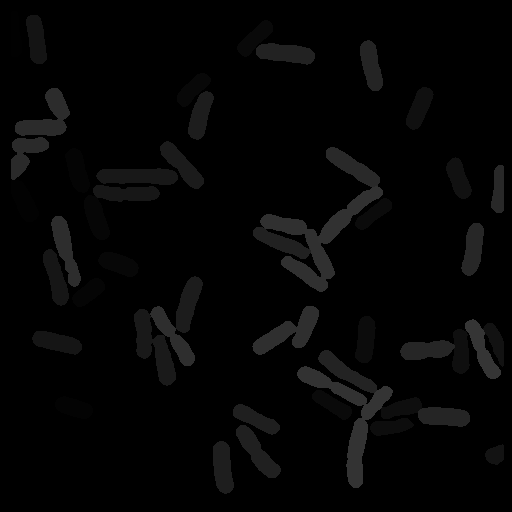
#> input picture FISH/raw_annotations/raw_masks/0000.png, 512 x 512 px, found by its file name; the run also reads 1 picture not shown here
$ jupyter execute --allow-errors qualitative-analysis.ipynb   (shell and % lines are left out)
#> lines starting #> are read from the running program, lines starting #| are printed output that depends on the picture; after the words box and inside, x2 and y2 are one past the last pixel; in counts of white or black regions, pixels touching at a corner belong together
### utils/dirtools.py
import os
import glob
import random


# [23 lines left out: function create_image_lists, not called in this run]


def write_path_files(file_path, list):
    with open(file_path, 'w') as myfile:
        for line in list:
            myfile.write(line + '\n')


# [4 lines left out: function write_path_files2, not called in this run]


def setup_working_directories(config_vars):
    ## Expected raw data directories:
    config_vars["raw_images_dir"] = os.path.join(config_vars["root_directory"], 'raw_images/')
    config_vars["raw_annotations_dir"] = os.path.join(config_vars["root_directory"], 'raw_annotations/')

    ## Transformed data directories:
    config_vars["normalized_images_dir"] = os.path.join(config_vars["root_directory"], 'norm_images/')
    config_vars["boundary_labels_dir"] = os.path.join(config_vars["root_directory"], 'boundary_labels/')

    return config_vars


def read_data_partitions(config_vars, load_augmented=True):
    with open(config_vars["path_files_training"]) as f:
        training_files = f.read().splitlines()
        # if config_vars["max_training_images"] > 0:
        #     random.shuffle(training_files)
        #     training_files = training_files[0:config_vars["max_training_images"]]

    with open(config_vars["path_files_validation"]) as f:
        validation_files = f.read().splitlines()

    with open(config_vars["path_files_test"]) as f:
        test_files = f.read().splitlines()

    # Add augmented images to the training list
    if load_augmented:
        files = glob.glob(config_vars["root_directory"] + "norm_images/*_aug_*.png")
        files = [f.split("/")[-1] for f in files]
        if config_vars["max_training_images"] > 0:
            augmented = []
            for trf in training_files:
                augmented += [f for f in files if f.startswith(trf.split(".")[0])]
            training_files += augmented
        else:
            training_files += files

    partitions = {
        "training": training_files,
        "validation": validation_files,
        "test": test_files
    }

    return partitions


def setup_experiment(config_vars, tag):
    # Output dirs
    config_vars["experiment_dir"] = os.path.join(config_vars["root_directory"], "experiments/" + tag + "/out/")
    config_vars["probmap_out_dir"] = os.path.join(config_vars["experiment_dir"], "prob/")
    config_vars["labels_out_dir"] = os.path.join(config_vars["experiment_dir"], "segm/")

    ## Split files
    config_vars["path_files_training"] = os.path.join(config_vars["root_directory"], "experiments/" + tag, 'training.txt')
    config_vars["path_files_validation"] = os.path.join(config_vars["root_directory"], "experiments/" + tag, 'validation.txt')
    config_vars["path_files_test"] = os.path.join(config_vars["root_directory"], "experiments/" + tag, 'test.txt')

    # Files
    config_vars["model_file"] = config_vars["root_directory"] + "experiments/" + tag + "/model.hdf5"
    config_vars["csv_log_file"] = config_vars["root_directory"] + "experiments/" + tag + "/log.csv"

    # Make output directories
    os.makedirs(config_vars["experiment_dir"], exist_ok=True)
    os.makedirs(config_vars["probmap_out_dir"], exist_ok=True)
    os.makedirs(config_vars["labels_out_dir"], exist_ok=True)

    return config_vars

### utils/bltools.py
import numpy as np
import utils.evaluation
import matplotlib.pyplot as plt

def remove(pred_label, cb):
    # how to use filter to constrain not removing big nucleus
    out = pred_label.copy()
    out_f = out.ravel()  # flatten out
    component_sizes = np.bincount(out_f)
    cb_ = cb
#     cb_ = []
#     for c in cb:
#         if component_sizes[c] < 400:  # 357 this should be larger???
#             cb_.append(c)

    for i in range(out.shape[0]):
        for j in range(out.shape[1]):
            for c in cb_:
                if out[i, j] == c:
                    out[i, j] = 0

    return out

def remove_border(pred_label, border=6):
    # find the classes of the partial nuclei which located on the border
    # traverse the border
    cb = set()
    for i in range(512):
        # [8 lines of commented-out code are left out]
        if np.sum(pred_label[i, :border]) > 0:
            for x in pred_label[i, :(border-1)]:
                cb.add(x)
        if np.sum(pred_label[:border, i]) > 0:
            for x in pred_label[:(border-1), i]:
                cb.add(x)
        if np.sum(pred_label[i, (511-border):]) != 0:
            for x in pred_label[i, (511-border+1):]:
                cb.add(x)
        if np.sum(pred_label[(511-border):, i]) != 0:
            for x in pred_label[(511-border+1):, i]:
                cb.add(x)

    # change these classes to 0 as background
    return remove(pred_label, cb)

def show(ground_truth, prediction, threshold=0.7, image_name="N"):
    # Compute Intersection over Union
    IOU = utils.evaluation.intersection_over_union(ground_truth, prediction)

    # Create diff map
    diff = np.zeros(ground_truth.shape + (3,))  # become 3 channels
    diff2 = np.zeros(ground_truth.shape + (3,))  # become 3 channels

    A = ground_truth.copy()
    B = prediction.copy()
    A[A > 0] = 1
    B[B > 0] = 1
#     D = A - B
#     diff2[D > 0, 0] = 1
#     diff2[D < 0, 2] = 1

    # Object-level errors
    C = IOU.copy()
    C[C >= threshold] = 1
    C[C < threshold] = 0
    missed = np.where(np.sum(C, axis=1) == 0)[0]
    extra = np.where(np.sum(C, axis=0) == 0)[0]
    # print('miss label: {}'.format(missed))
    # print('extra label: {}'.format(extra))

    for m in missed:
        diff[ground_truth == m+1, 0] = 1
    for e in extra:
        diff[prediction == e+1, 2] = 1

    matches = IOU > 0.3  # why here only use 0.1, 0.4 or 0.5 seems more reasonable
    merges = np.where(np.sum(matches, axis=0) > 1)[0]  # pred label <-> 2 gt
    splits = np.where(np.sum(matches, axis=1) > 1)[0]  # gt <-> 2 pred

    for m in merges:
        diff2[prediction == m+1, 0] = 1
    for s in splits:
        diff2[ground_truth == s+1, 2] = 1

    # Display figures
    fig, ax = plt.subplots(1, 4, figsize=(20,5))
    fig.suptitle(image_name)
    ax[0].imshow(ground_truth)
    ax[0].set_title("Ground Truth objects: " + str(len(np.unique(ground_truth))))
    ax[1].imshow(diff)
    ax[1].set_title("Segment errors: miss {}, extra {}.".format(str(len(missed)), str(len(extra))))
    ax[2].imshow(prediction)
    ax[2].set_title("Predict objects:" + str(len(np.unique(prediction))))
    ax[3].imshow(diff2)
    ax[3].set_title("Segment errors: mergers {}, splits {}.".format(str(len(merges)), str(len(splits))))
#     ax[4].imshow(IOU)
#     ax[4].set_title(image_name + " IOU")

### utils/evaluation.py
import numpy as np
import pandas as pd


def intersection_over_union(ground_truth, prediction):
    # Count objects
    true_objects = len(np.unique(ground_truth))
    pred_objects = len(np.unique(prediction))

    # Compute intersection
    h = np.histogram2d(ground_truth.flatten(), prediction.flatten(), bins=(true_objects, pred_objects))
    intersection = h[0]

    # Area of objects
    area_true = np.histogram(ground_truth, bins=true_objects)[0]
    area_pred = np.histogram(prediction, bins=pred_objects)[0]

    # Calculate union
    area_true = np.expand_dims(area_true, -1)
    area_pred = np.expand_dims(area_pred, 0)
    union = area_true + area_pred - intersection

    # Exclude background from the analysis
    intersection = intersection[1:, 1:]
    union = union[1:, 1:]

    # Compute Intersection over Union
    union[union == 0] = 1e-9
    IOU = intersection / union

    return IOU


# [90 lines left out: functions measures_at, compute_af1_results, get_false_negatives, get_splits_and_merges, num_analysis, not called in this run]

### qualitative-analysis.ipynb
[cell 1]

import os
import random
import shutil

import matplotlib.pyplot as plt
import numpy as np
import pandas as pd
import seaborn as sb

from tqdm import tqdm

import skimage.io
import skimage.segmentation
import skimage.morphology

# import sys
# __file__ = 'full_experiment.ipynb'
# sys.path.append(os.path.dirname(os.path.dirname(os.path.abspath(__file__))))

import utils.dirtools  # utils package should has __init__.py in it
import utils.augmentation
import utils.model_builder
import utils.data_provider
import utils.metrics
import utils.objectives
import utils.evaluation
from utils.bltools import remove_border, show

import keras.backend
import keras.callbacks
import keras.layers
import keras.models
import keras.optimizers
import tensorflow as tf

from config import config_vars

def warn(*args, **kwargs):
    pass
import warnings
warnings.warn = warn

def empty_dir(folder):
    print('empty directory: ', folder)
    for the_file in os.listdir(folder):
        file_path = os.path.join(folder, the_file)
        try:
            if os.path.isfile(file_path):
                os.unlink(file_path)
            elif os.path.isdir(file_path): shutil.rmtree(file_path)
        except Exception as e:
            print(e)

### KERAS GPU SETTING
# os.environ["CUDA_VISIBLE_DEVICES"] = "2"

# # build session running on GPU 1
# configuration = tf.ConfigProto()
# configuration.gpu_options.allow_growth = True
# # configuration.gpu_options.visible_device_list = "0, 1"
# session = tf.Session(config = configuration)

# # apply session
# keras.backend.set_session(session)

[cell 2]
config_vars["root_directory"] = 'DATA/FISH/'
experiment_name = '26' ###

config_vars = utils.dirtools.setup_working_directories(config_vars)
config_vars = utils.dirtools.setup_experiment(config_vars, experiment_name)
os.makedirs(config_vars["normalized_images_dir"], exist_ok=True)
os.makedirs(config_vars["boundary_labels_dir"], exist_ok=True)

[cell 3]
config_vars["mat_label_dir"] = 'DATA/FISH/raw_annotations/raw_masks/'

[cell 4]
valid_list = os.listdir(config_vars["mat_label_dir"])
valid_list = sorted([x for x in valid_list if x.endswith('png')])

list_train = []
list_test = []
list_valid = valid_list

# [7 lines of commented-out code are left out]


utils.dirtools.write_path_files(config_vars["path_files_training"], list_train)
utils.dirtools.write_path_files(config_vars["path_files_validation"], list_valid)
utils.dirtools.write_path_files(config_vars["path_files_test"], list_test)

# read txt file into dict partitions with 3 list for train/valid/test
data_partitions = utils.dirtools.read_data_partitions(config_vars, load_augmented=False)

[cell 5]
# SHOW RESULTS and COMPARISON

compare_dir = config_vars["labels_out_dir"]  ### labels_out_dir  mat_label_dir
all_images = data_partitions["validation"]

for i, image_name in enumerate(all_images):
    img_filename = os.path.join(config_vars["raw_annotations_dir"], image_name)
    ground_truth = skimage.io.imread(img_filename)
#> ground_truth is the input picture: shape (512, 512); min 0, max 53, mean 4.7
    pred_filename = os.path.join(compare_dir, image_name)
    prediction = skimage.io.imread(pred_filename)

    ground_truth = remove_border(ground_truth)
#> after the loop in remove_border, `for i in range(512):`: cb = 0 items
#> in remove, `component_sizes = np.bincount(out_f)`: component_sizes = 54 values, max 220983 at index 0, min 291 at index 19, mean 4854.5
    prediction = remove_border(prediction)

    ground_truth = skimage.morphology.label(ground_truth)
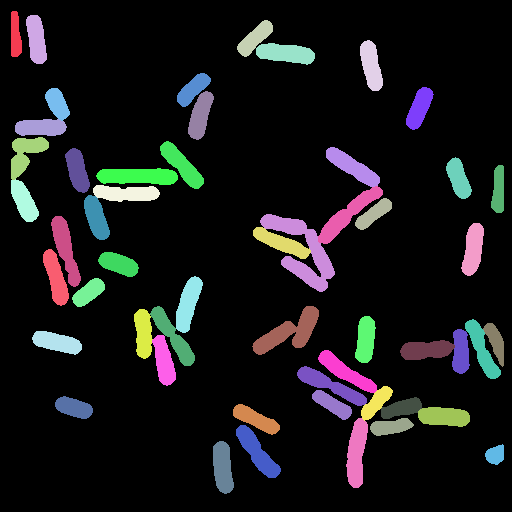
#> ground_truth: shape (512, 512) int64; 54 distinct labels, from 0 to 53; one colour per label, 0 black
    prediction = skimage.morphology.label(prediction)

    # Apply object dilation
    if config_vars["object_dilation"] > 0:
        struct = skimage.morphology.square(config_vars["object_dilation"])
        prediction = skimage.morphology.dilation(prediction, struct)
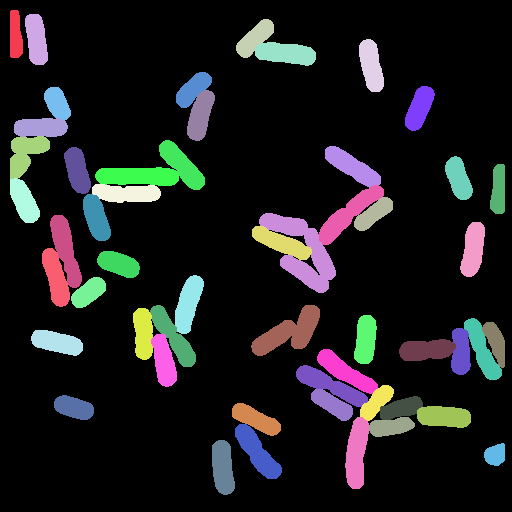
#> prediction: shape (512, 512) int64; 54 distinct labels, from 0 to 53; one colour per label, 0 black
    elif config_vars["object_dilation"] < 0:
        struct = skimage.morphology.square(-config_vars["object_dilation"])
        prediction = skimage.morphology.erosion(prediction, struct)

    show(ground_truth, prediction, image_name=image_name)
#> in intersection_over_union, `true_objects = len(np.unique(ground_truth))`: true_objects = 54
#> in intersection_over_union, `intersection = h[0]`:
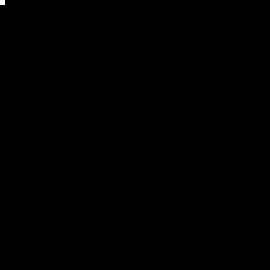
#> intersection: shape (54, 54) float64 (shown 5 times larger); min 0, max 212476, mean 89.9; drawn with min black and max white
#> in intersection_over_union, `area_true = np.histogram(ground_truth, bins=true_objects)[0]`: area_true = 54 values, max 220983 at index 0, min 291 at index 53, mean 4854.5
#> in intersection_over_union, `area_pred = np.histogram(prediction, bins=pred_objects)[0]`: area_pred = 54 values, max 212476 at index 0, min 375 at index 53, mean 4854.5
#> in intersection_over_union, `union = area_true + area_pred - intersection`:
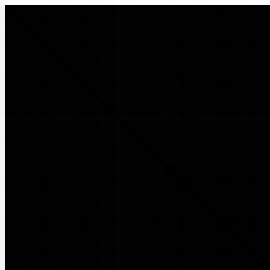
#> union: shape (54, 54) float64 (shown 5 times larger); min 375, max 223017, mean 9619.1; drawn with min black and max white
#> in intersection_over_union, `union = union[1:, 1:]`:
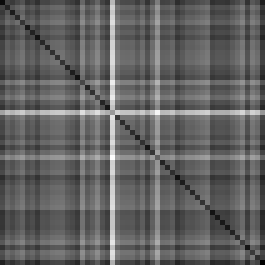
#> union: shape (53, 53) float64 (shown 5 times larger); min 375, max 3815, mean 1699.1; drawn with min black and max white
#> in show, `A[A > 0] = 1`:
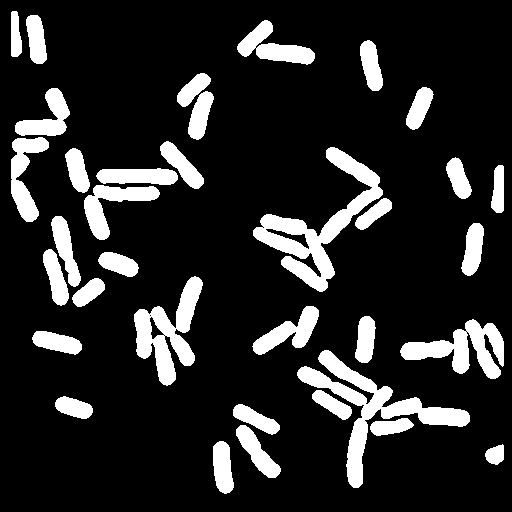
#> A: shape (512, 512) int64; values 0 (black) and 1 (white), 15.7% white; 35 white regions, largest, box (x1, y1, x2, y2) and area: (253, 147, 383, 292) 4827, (297, 350, 470, 488) 4781, (134, 276, 203, 386) 3261
#> in show, `B[B > 0] = 1`:
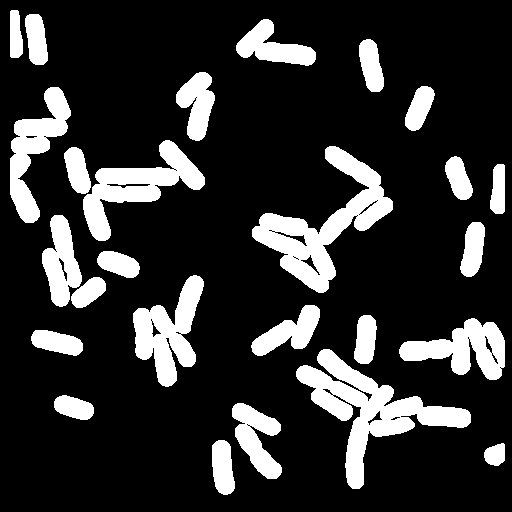
#> B: shape (512, 512) int64; values 0 (black) and 1 (white), 18.9% white; 26 white regions, largest, box (x1, y1, x2, y2) and area: (296, 349, 471, 489) 7111, (252, 146, 393, 293) 6492, (83, 140, 205, 241) 4305
#> in show, `C[C >= threshold] = 1`:
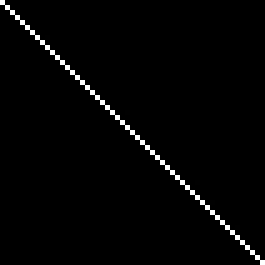
#> C: shape (53, 53) float64 (shown 5 times larger); min 0, max 1, mean 0.0189
#> in show, `C[C < threshold] = 0`: C: shape (53, 53) float64; values 0 (black) and 1 (white), 1.9% white in thin lines or dots
#> in show, `missed = np.where(np.sum(C, axis=1) == 0)[0]`: missed = empty array
#> after the loop in show, `for m in missed:`: diff: shape (512, 512, 3) float64; every value is 0
#> in show, `matches = IOU > 0.3`: matches: shape (53, 53) bool; 1.9% white in thin lines or dots
#> pass 2 of the loop `for i, image_name in enumerate(all_images):`:
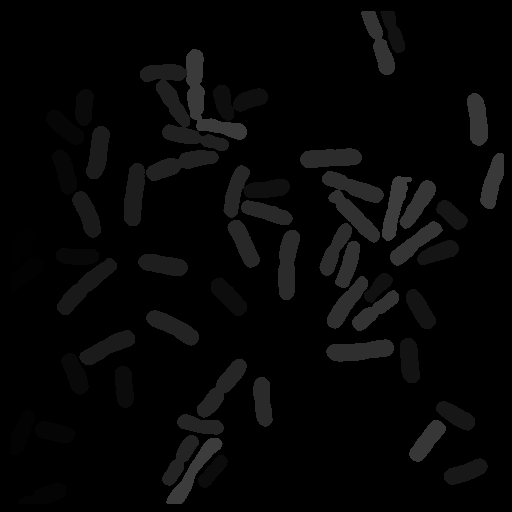
#> input picture FISH/raw_annotations/raw_masks/0001.png, 512 x 512 px, found by its file name
#> ground_truth is the input picture: shape (512, 512); min 0, max 61, mean 6
#> ground_truth: shape (512, 512) int64; 62 distinct labels, from 0 to 61
#> prediction: shape (512, 512) int64; 62 distinct labels, from 0 to 61
#> IOU: shape (61, 61) float64
#> in show (call 2), `A[A > 0] = 1`:
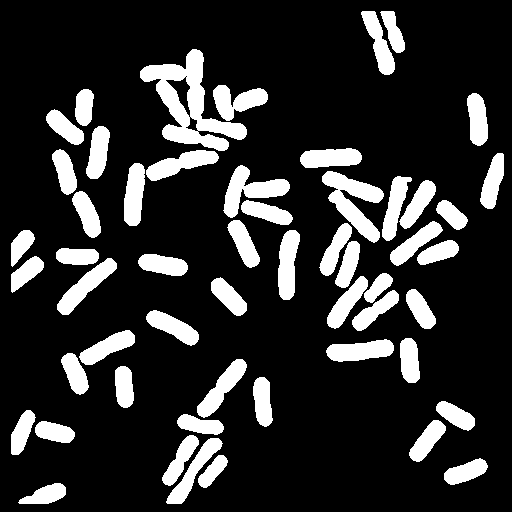
#> A: shape (512, 512) int64; values 0 (black) and 1 (white), 18% white; 54 white regions, largest, box (x1, y1, x2, y2) and area: (140, 49, 247, 151) 4031, (322, 171, 384, 243) 1886, (223, 165, 290, 218) 1452
#> B: shape (512, 512) int64; values 0 (black) and 1 (white), 21.7% white; 34 white regions, largest, box (x1, y1, x2, y2) and area: (318, 170, 437, 332) 8668, (123, 48, 269, 227) 8635, (222, 164, 294, 269) 3603
#> in show (call 2), `C[C >= threshold] = 1`:
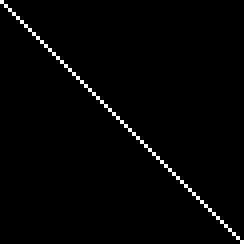
#> C: shape (61, 61) float64 (shown 4 times larger); min 0, max 1, mean 0.0164
#> matches: shape (61, 61) bool; 1.6% white in thin lines or dots
#> pass 3 of the loop `for i, image_name in enumerate(all_images):`:
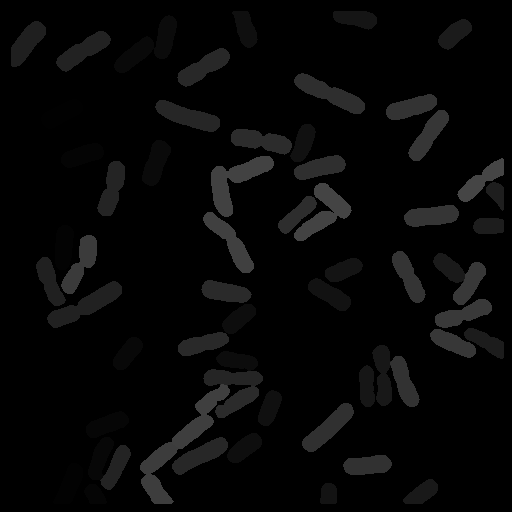
#> input picture FISH/raw_annotations/raw_masks/0016.png, 512 x 512 px, found by its file name
#> ground_truth is the input picture: shape (512, 512); min 0, max 69, mean 6.8
#> ground_truth: shape (512, 512) int64; 70 distinct labels, from 0 to 69
#> prediction: shape (512, 512) int64; 70 distinct labels, from 0 to 69
#> IOU: shape (69, 69) float64
#> in show (call 3), `A[A > 0] = 1`:
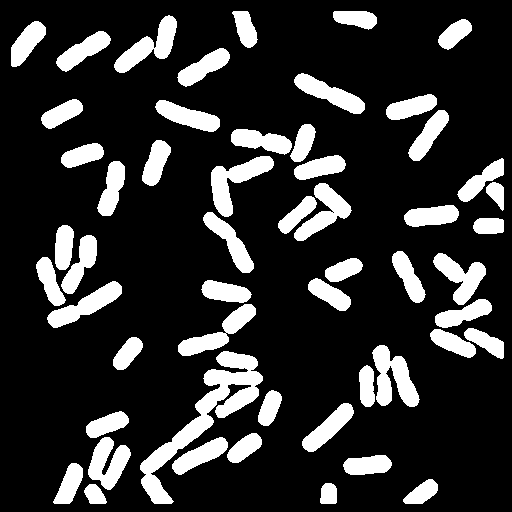
#> A: shape (512, 512) int64; values 0 (black) and 1 (white), 18.7% white; 54 white regions, largest, box (x1, y1, x2, y2) and area: (140, 351, 263, 504) 4394, (372, 345, 420, 407) 1619, (211, 156, 274, 217) 1543
#> B: shape (512, 512) int64; values 0 (black) and 1 (white), 22.5% white; 37 white regions, largest, box (x1, y1, x2, y2) and area: (139, 350, 264, 505) 5293, (35, 224, 123, 329) 4462, (429, 252, 505, 360) 4182
#> in show (call 3), `C[C >= threshold] = 1`:
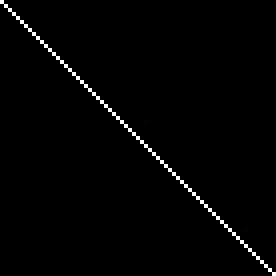
#> C: shape (69, 69) float64 (shown 4 times larger); min 0, max 1, mean 0.0145
#> matches: shape (69, 69) bool; 1.4% white in thin lines or dots

[cell 6]
"""
random change labels to show in random colors
"""
def randomize(label):
    u = np.unique(label)
    r = np.arange(166)
    np.random.shuffle(r)
    r = r[:len(u)]

    buffer = np.zeros(label.shape)
    for i in range(len(u)):
        buffer[label == u[i]] = r[i]

    return buffer


#> (the rest of this cell did not finish here and is left out)

-----------------------------

[cell 7]
"""
15:binary
16:111
24:1310
22:1315
25:1520
"""

img = '0016.png'

ori = 'DATA/FISH/norm_images/' + img
l0 = 'DATA/FISH/raw_annotations/' + img
ml = 'DATA/FISH/raw_annotations/raw_masks/' + img
l2 = 'DATA/FISH/experiments/15/out/segm/' + img
l3 = 'DATA/FISH/experiments/24/out/segm/' + img
l4 = 'DATA/FISH/experiments/22/out/segm/' + img

ori = skimage.io.imread(ori)
i0 = skimage.io.imread(l0)
i1 = skimage.io.imread(ml)
i2 = skimage.io.imread(l2)
i3 = skimage.io.imread(l3)
i4 = skimage.io.imread(l4)

fig, ax = plt.subplots(1,4,figsize=(20,7))
# ax[0].imshow(i1[100:250, 150:300])
# ax[1].imshow(i2[100:250, 150:300])
# ax[2].imshow(i3[100:250, 150:300])
ax[0].imshow(ori)
ax[1].imshow(i0)
ax[2].imshow(i3)
ax[3].imshow(i4)

[cell 8]
ground_truth = i0  ###
prediction = i4  ###

ground_truth = remove_border(ground_truth)
prediction = remove_border(prediction)
ground_truth = skimage.morphology.label(ground_truth)
prediction = skimage.morphology.label(prediction)
# Apply object dilation
if config_vars["object_dilation"] > 0:
    struct = skimage.morphology.square(config_vars["object_dilation"])
    prediction = skimage.morphology.dilation(prediction, struct)

show(ground_truth, prediction, image_name=image_name)
